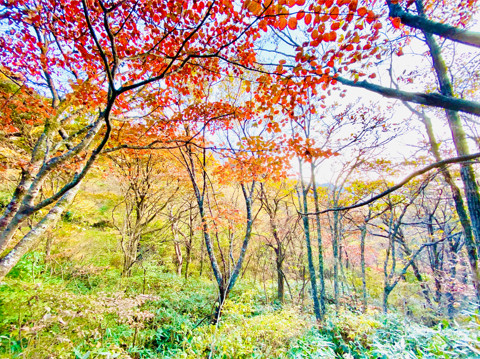
#> input picture ch_8/forest.jpg, 480 x 359 px
$ python ch8_17_1.py
#> lines starting #> are read from the running program, lines starting #| are printed output that depends on the picture; after the words box and inside, x2 and y2 are one past the last pixel; in counts of white or black regions, pixels touching at a corner belong together
import cv2
import numpy as np

src1 = cv2.imread('forest.jpg')
#> src1 is the input picture: shape (359, 480, 3); mean B, G, R 128.3, 162.3, 182.3
src2 = np.zeros(src1.shape, np.uint8)
src2[:, 120:360, :] = 255
dst = cv2.bitwise_xor(src1, src2)
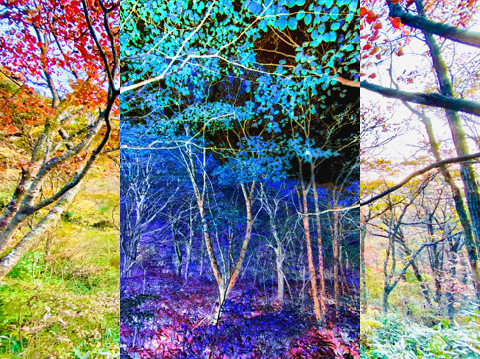
#> dst: shape (359, 480, 3); mean B, G, R 131.8, 128.5, 120.1

dst2 = cv2.bitwise_xor(dst, src2)

cv2.imshow("Origin - forest", src1)
cv2.imshow("Mask", src2)
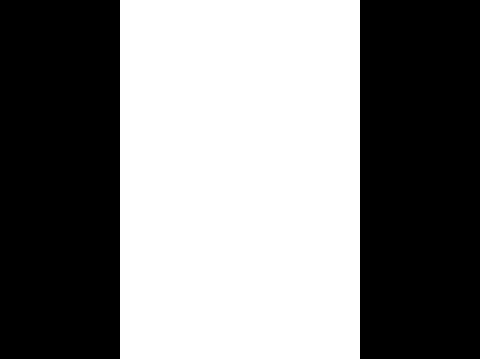
#> window 'Mask': shape (359, 480, 3); 50% white; 1 white region, box (x1, y1, x2, y2) and area: (120, 0, 360, 359) 86160
cv2.imshow("Origin xor Mask", dst)

cv2.imshow("dst xor mask", dst2)

cv2.waitKey(0)
cv2.destroyAllWindows()

$ run again, with ch_8/geneva.jpg copied over ch_8/forest.jpg
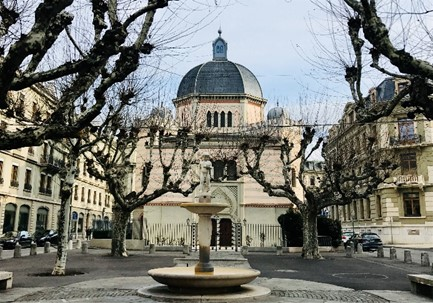
#> input picture ch_8/geneva.jpg, 433 x 303 px
#> src1 is the input picture: shape (303, 433, 3); mean B, G, R 116.1, 122.1, 120.8
#> `dst = cv2.bitwise_xor(src1, src2)`:
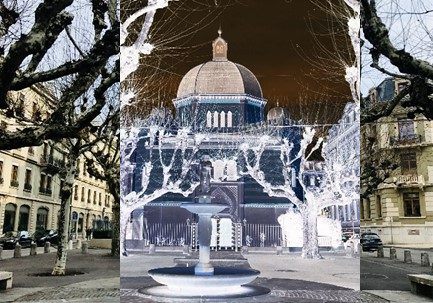
#> dst: shape (303, 433, 3); mean B, G, R 111.4, 113.1, 114.4
#> `cv2.imshow("Mask", src2)`:
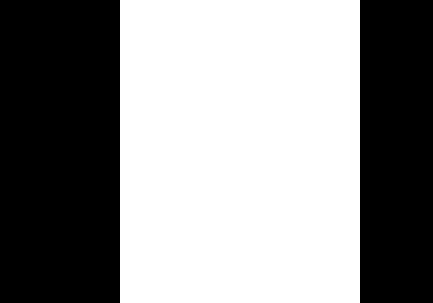
#> window 'Mask': shape (303, 433, 3); 55.4% white; 2 black regions, box (x1, y1, x2, y2) and area: (0, 0, 120, 303) 36360, (360, 0, 433, 303) 22119

$ run again, with ch_8/lake.jpg copied over ch_8/forest.jpg
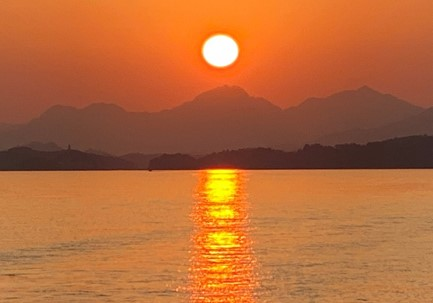
#> input picture ch_8/lake.jpg, 433 x 303 px
#> src1 is the input picture: shape (303, 433, 3); mean B, G, R 56.2, 105.1, 182
#> `dst = cv2.bitwise_xor(src1, src2)`:
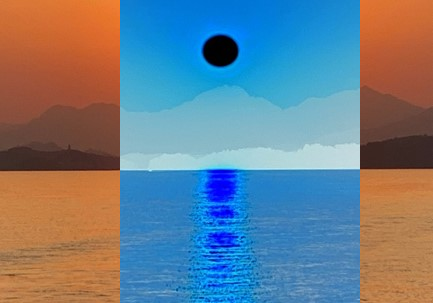
#> dst: shape (303, 433, 3); mean B, G, R 138.7, 125.7, 108.9
#> `cv2.imshow("Mask", src2)`:
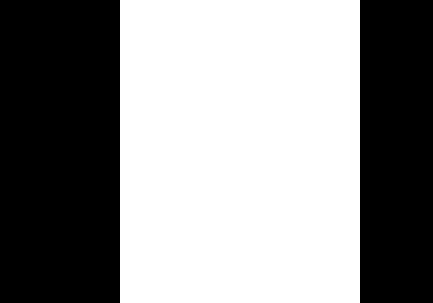
#> window 'Mask': shape (303, 433, 3); 55.4% white; 2 black regions, box (x1, y1, x2, y2) and area: (0, 0, 120, 303) 36360, (360, 0, 433, 303) 22119

$ run again, with ch_8/mazu.jpg copied over ch_8/forest.jpg
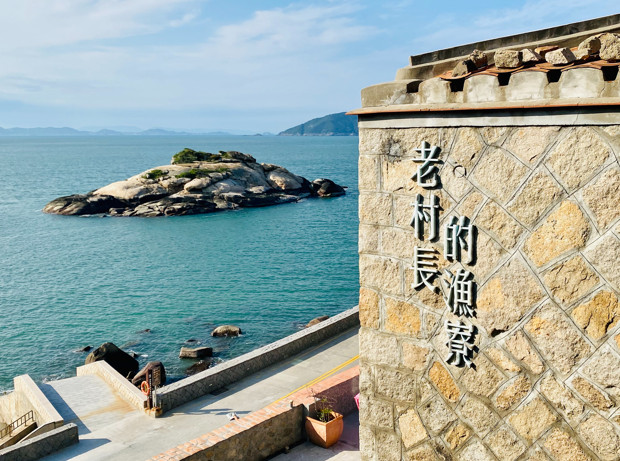
#> input picture ch_8/mazu.jpg, 620 x 461 px
#> src1 is the input picture: shape (461, 620, 3); mean B, G, R 160.2, 166.9, 154.4
#> `dst = cv2.bitwise_xor(src1, src2)`:
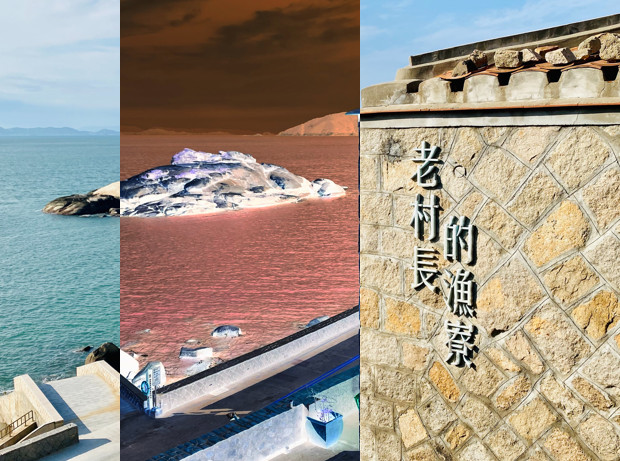
#> dst: shape (461, 620, 3); mean B, G, R 135.5, 147.5, 157.4
#> `cv2.imshow("Mask", src2)`:
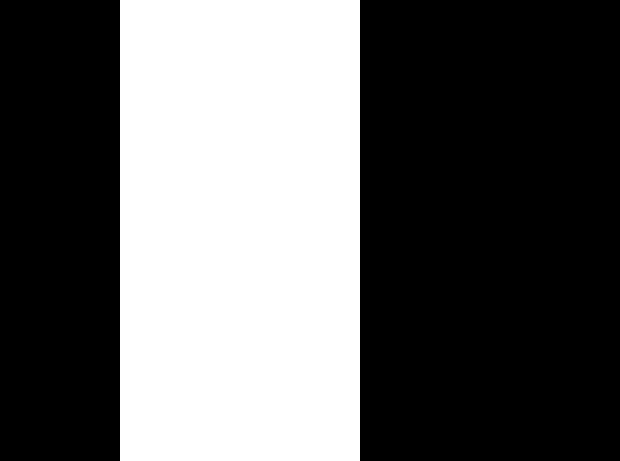
#> window 'Mask': shape (461, 620, 3); 38.7% white; 1 white region, box (x1, y1, x2, y2) and area: (120, 0, 360, 461) 110640
